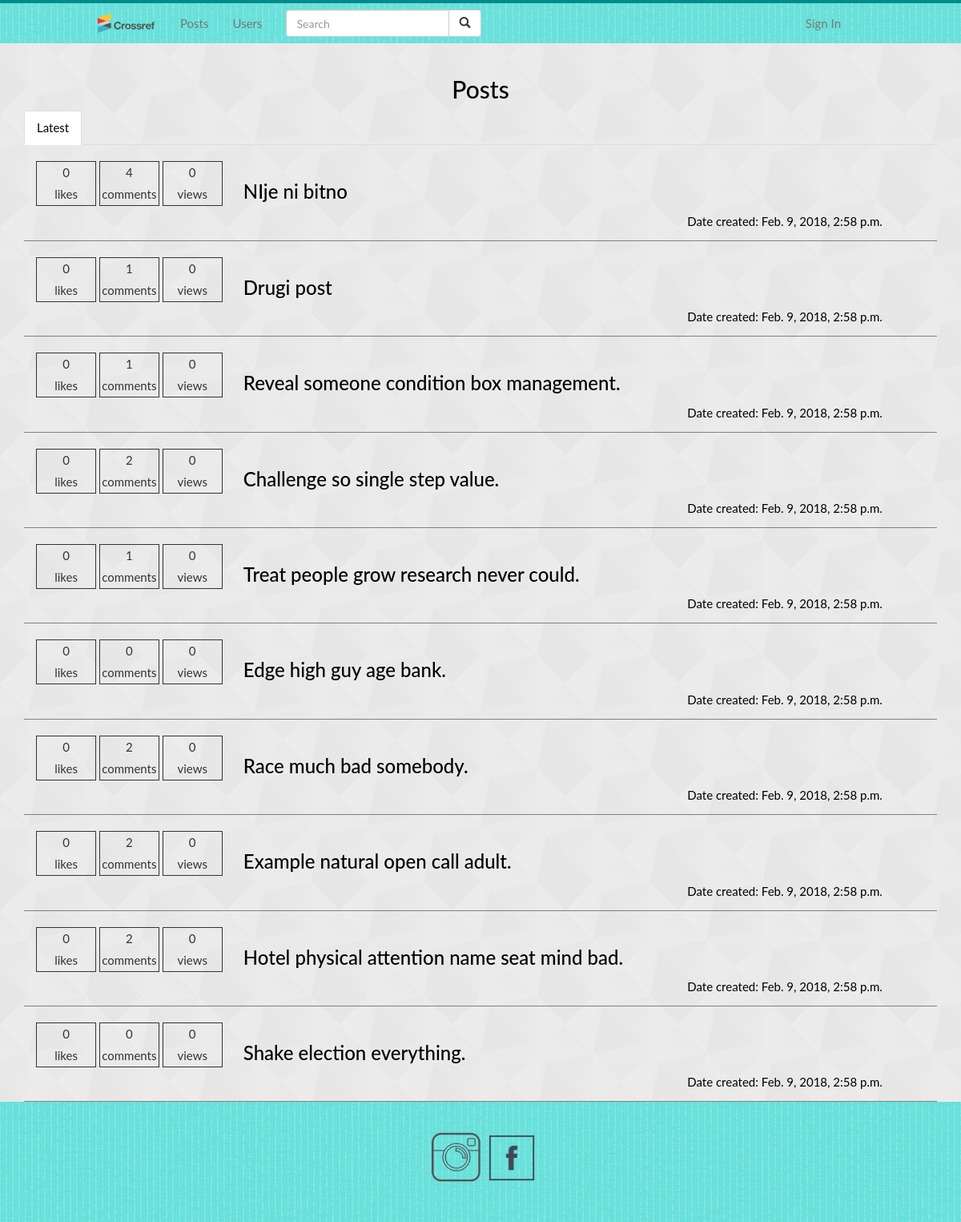
The app's page /posts/, older data.
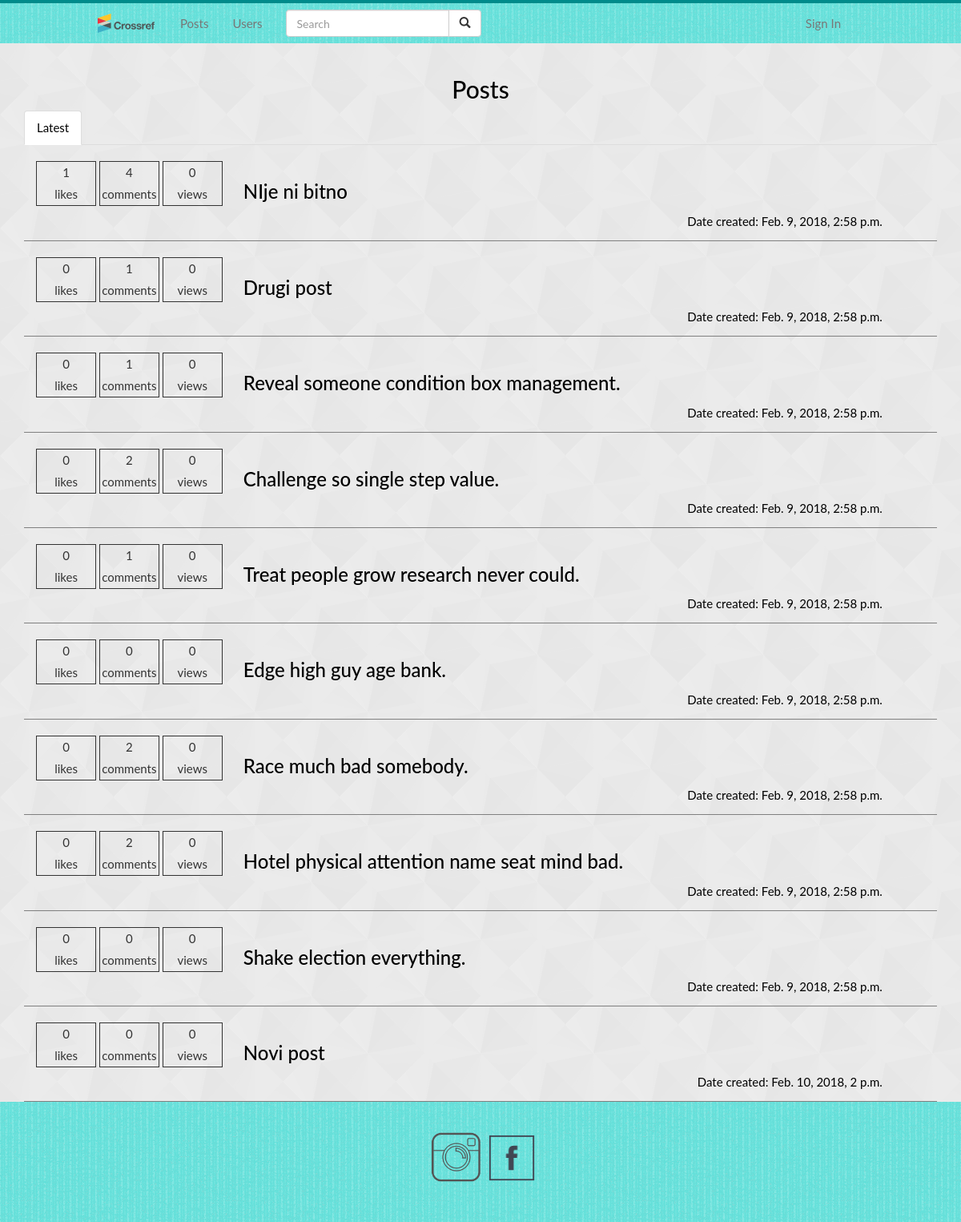
The same page, newer data.
### posts/models.py (models this page shows, shortened)
class Post(models.Model):
    title = models.CharField(max_length=255)
    body = models.TextField()
    deleted = models.BooleanField(default=False)
    likes = models.IntegerField(default=0)
    views = models.IntegerField(default=0)
    created_at = models.DateTimeField(auto_now_add=True)
    user_id = models.ForeignKey(User, on_delete=models.CASCADE)
    @property
    def number_of_comments(self):
        return Comment.objects.filter(post_id=self.pk).count()

### posts/views.py (the view)
# urls.py: path('posts/', posts, name='posts'),
def posts(request):
    return render(request, 'posts.html', {'posts': Post.objects.filter(deleted=False)})

### templates/posts.html
{% extends 'base.html' %}
{% block content %}
    {% include 'includes/poststabs.html' %}
{% endblock content %}

### templates/base.html (shortened to what this page needs)
{% load static %}
<!DOCTYPE html>
<html lang="en">
<head>
    <link href="https://maxcdn.bootstrapcdn.com/bootstrap/3.3.7/css/bootstrap.min.css" rel="stylesheet"
>
    <link rel="stylesheet" href="{% static 'css/style.css' %}">
</head>
<body>
    {% include 'includes/navbar.html' %}
        {% block content %}
        {% endblock %}
    {% include 'includes/footer.html' %}
</body>
</html>

### templates/includes/navbar.html (shortened to what this page needs)
{% load static %}
<nav id="global-nav" class="navbar navbar-default navbar-fixed-top">
    <div class="container-fluid">
        <div class="navbar-header" style="width: 5em;">
            <a class="navbar-brand" href="{% url 'index' %}" style="width: 100%; padding: 2px;">
                <img src="{% static 'img/logo.svg' %}" alt="LOGO" style="height: 100%; width: 100%;">
            </a>
        </div>
        <div class="collapse navbar-collapse" id="myNavbar">
            <ul id="navBarList" class="nav navbar-nav">
                <li>
                    <a href="{% url 'posts' %}">Posts</a>
                </li>
                <li>
                    <a href="{% url 'users' %}">Users</a>
                </li>
                <li>
                    <form action="" class="navbar-form" role="search">
                        <div class="input-group">
                            <input type="text" class="form-control" placeholder="Search" name="q">
                            <div class="input-group-btn">
                                <button class="btn btn-default" type="submit">
                                    <i class="glyphicon glyphicon-search"></i>
                                </button>
                            </div>
                        </div>
                    </form>
                </li>
            </ul>
            <ul id="rightNavList" class="nav navbar-nav pull-right">
            {% if not user.is_authenticated %}
                <li>
                    <a href="#" data-toggle="modal" data-target="#myModal">Sign In</a>
                </li>
            {% else %}
                <li>
                    <a href="{% url 'logout' %}" style="display: inline-block;">Log out</a>
                    <a href="{% url 'user' user.pk %}" style="display: inline-block;"><img id="profilePic" class="img-circle" src="{{ user.userdetails.image }}" alt="avatar"></a>
                </li>
            {% endif %}
            </ul>
        </div>
    </div>
</nav>

### templates/includes/modalsignin.html (shortened to what this page needs)
{% load widget_tweaks %}

### templates/includes/poststabs.html
<div id="posts" class="container">
    <h2 class="text-center">Posts</h2>
    <ul class="nav nav-tabs">
        <li class="active">
            <a data-toggle="tab" href="#latestPosts">Latest</a>
        </li>
    </ul>
    <div class="tab-content">
        <div id="latestPosts" class="tab-pane fade in active ">
        {% for post in posts %}
            <div class="post">
                <div class="postStats container ">
                    <div class="likes text-center">
                        <div class="count">{{ post.likes }}</div>
                        <div>likes</div>
                    </div>
                    <div class="comments text-center">
                        <div class="count">{{ post.number_of_comments }}</div>
                        <div>comments</div>
                    </div>
                    <div class="views text-center">
                        <div class="count">{{ post.views }}</div>
                        <div>views</div>
                    </div>
                </div>
                <div class="postTitleDiv">
                    <a href="{% url 'post' post.pk %}"><h3>{{ post.title }}</h3></a>
                    <div class="dateCreatedDiv pull-right">
                        <p>Date created: {{ post.created_at }}</p>
                    </div>
                </div>
            </div>
        {% endfor %}
        </div>
    </div>
</div>

### templates/includes/footer.html
{% load static %}
<footer class="text-center">
    <a id="instalink" target="_blank" href="https://www.instagram.com/">
        <img id="instaicon" src="{% static 'img/instaicon.png' %}" alt="Instagram">
    </a>
    <a id="fblink" target="_blank" href="https://www.facebook.com/">
        <img id="fbicon" src="{% static 'img/fbicon.png' %}" alt="Facebook">
    </a>
</footer>

### static/css/style.css (style rules this page uses)
html { height: 100%; box-sizing: border-box; }
body { font: 400 15px/1.8 Lato, sans-serif; background-image: url("../img/diagmonds-light.png"); background-repeat: repeat; position: relative; margin: 0; min-height: 100%; padding-bottom: 10em; }
.container-fluid { padding-left: 9em; padding-right: 9em; background-color: #62e0da; background-image: url("../img/textured-stripes.png"); background-repeat: repeat-y; background-repeat: repeat-x; }
h2, p { color: white; }
.tab-content p { color: black; }
#posts a { color: black; }
#posts h2 { color: black; }
#posts { padding-top: 5em; }
#global-nav { border-bottom: 0px; border-top: solid 4px darkcyan; }
.post { margin-top: 20px; border-bottom: solid 1px grey; }
.postStats { display: inline-block; width: 18em; }
.likes { width: 5em; border: solid 1px; display: inline-block; }
.comments { width: 5em; border: solid 1px; display: inline-block; }
.views { width: 5em; border: solid 1px; display: inline-block; }
.postTitleDiv { width: 70%; display: inline-block; }
.postTitleDiv h3 { margin-top: 0; }
footer { background-color: #62e0da; background-image: url("../img/textured-stripes.png"); color: #050505; padding: 32px; width: 100%; margin-bottom: 0px; position: absolute; right: 0; bottom: 0; left: 0; height: 10em; }
footer a { color: #e4dede; }
#instaicon { height: 5em; width: 5em; }
#fbicon { height: 4em; width: 4em; }

Row changes from the older to the newer data that the page shows:
no longer on this page (row edited): Post: likes "0", number_of_comments "2", views "0", title "Example natural open call adult.", created_at "Feb. 9, 2018, 2:58 p.m."
changed Post "NIje ni bitno": likes "0" → "1"
added Post: likes "0", number_of_comments "0", views "0", title "Novi post", created_at "Feb. 10, 2018, 2 p.m."
